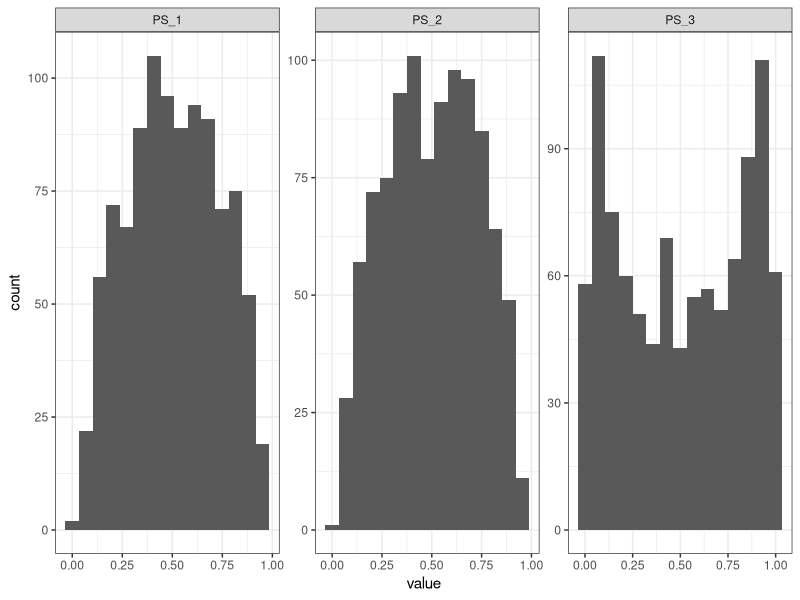
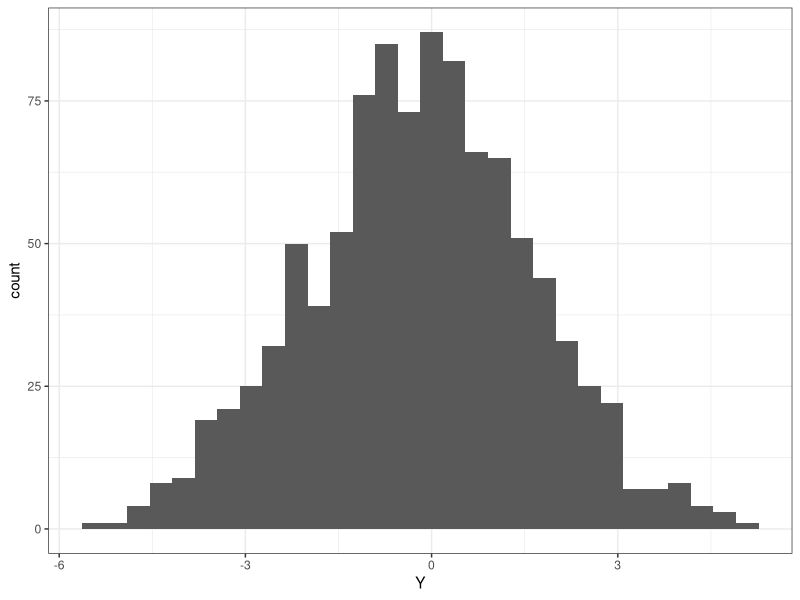
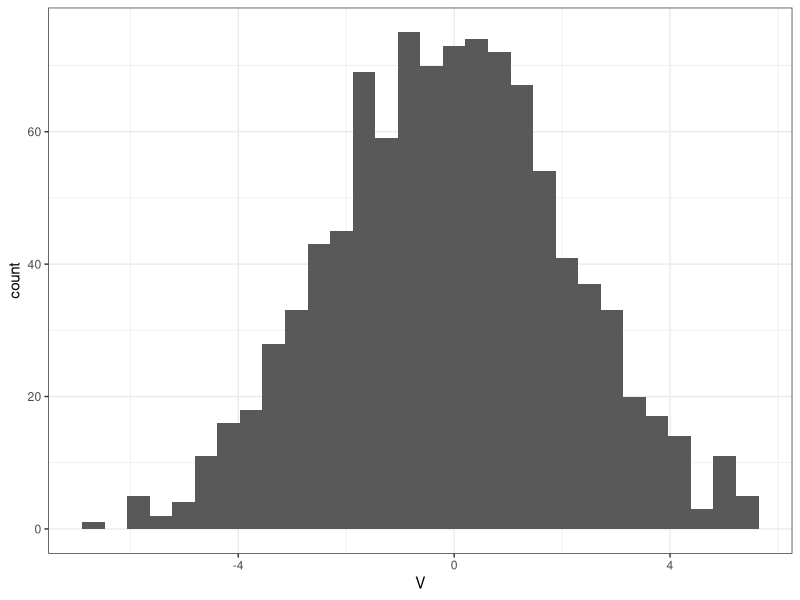
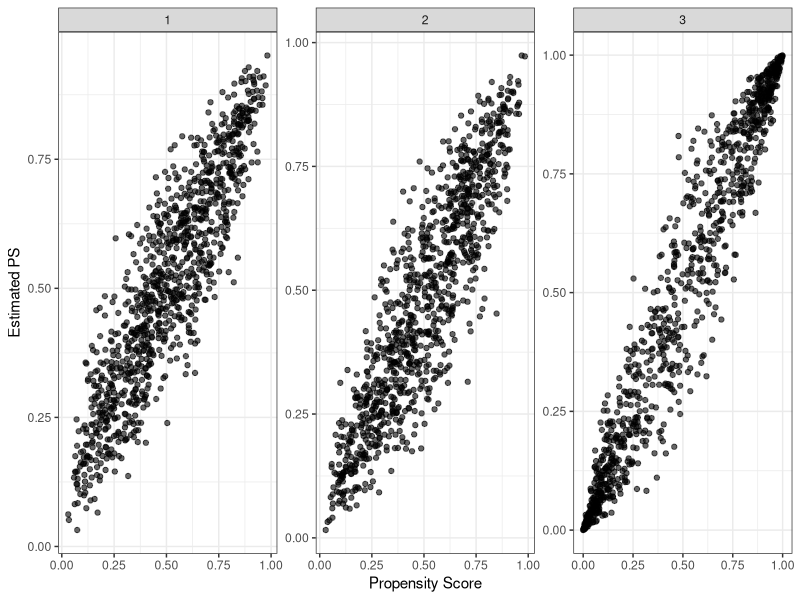
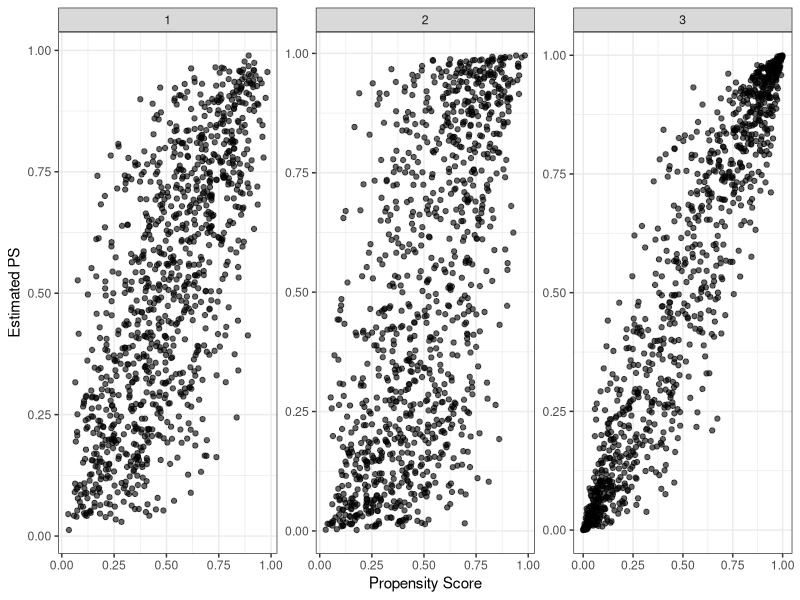

Source code (R) for these figures, in order:
## ---- chunk 1
ipw_func = function(w, t, y) {
  # t: (binary) treatment
  # w: weights
  # y: response / outcome
  
  sum( t*w*y ) / sum( t*w ) - sum( (1-t)*w*y ) / sum( (1-t)*w )
}
## ---- chunk 2
sigmoid = function(eta) {
  ifelse( eta > 0, 1 / (1 + exp(-eta)), exp(eta) / (1 + exp(eta)) )
}

library(tidyverse)
## ---- chunk 3
set.seed(123456789)

n = 1000
p = 3
U = rnorm(n)
C = rnorm(n)

alpha_u = c(0.2, 1, 1.8) ## coefficients: U -> Xs
alpha_c = c(-1, 0, 1)  ## coefficients: C -> Xs. X2 is not affected by C.
eps_x = matrix(rnorm(p*n, mean = 0, sd = 0.5), nrow = n)

## generate propensity scores PS given U and C.
PS = sigmoid(U %o% alpha_u + C %o% alpha_c + eps_x)
colnames(PS) <- paste0("PS_", seq_len(ncol(PS)))
## check the distribution of propensity scores. 
as.data.frame(PS) %>%
  mutate(row = row_number()) %>%
  pivot_longer(-row, names_to = "column", values_to = "value") %>% 
  ggplot(aes(x = value)) +
  geom_histogram(bins = 15) +
  facet_wrap(~ column, scales = "free") +
  theme_bw()

## generate X according to PS
X <- matrix(rbinom(length(PS), size = 1, prob = as.vector(PS)),
            nrow = nrow(PS), ncol = ncol(PS))
apply(X, 2, table)

## generate Y given X and C
beta_x = c(1, -1.5, 0) # intercept = 0
beta_c = -1
eps_y = rnorm(n)
Y = X %*% beta_x + beta_c*C + eps_y
## check the distribution of Y 
data.frame(Y = Y) %>%
  ggplot(aes(x = Y)) + 
  geom_histogram() + 
  theme_bw()

## generate V given X and Y
gamm_x = c(-0.3, 0.5, -0.8)
gamm_y = -1
eps_v = rnorm(n)
V <- gamm_x[1]*X[,1] + gamm_x[2]*X[,2] + gamm_x[3]*X[,3] + gamm_y * Y + eps_v
## check the distribution of V 
data.frame(V = V) %>%
  ggplot(aes(x = V)) + 
  geom_histogram() + 
  theme_bw()
## ---- chunk 4
ps_x1 <- glm(X[,1] ~ C + U, family = "binomial")
summary(ps_x1)

ps_x2 <- glm(X[,2] ~ C + U, family = "binomial")
summary(ps_x2)

ps_x3 <- glm(X[,3] ~ C + U, family = "binomial")
summary(ps_x3)

est_PS <- data.frame(
  est_1 = predict(ps_x1, type = "response"), 
  est_2 = predict(ps_x2, type = "response"), 
  est_3 = predict(ps_x3, type = "response")
)

## Draw plots to show the the estimation of propensity scores
plot_df <- map_dfr(1:3, function(j) {
  tibble(col   = j,
         PS  = as.matrix(PS)[ , j],
         est = as.matrix(est_PS)[ , j]
         )
})
ggplot(plot_df, aes(x = PS, y = est)) + 
  geom_point(alpha = 0.6) + 
  facet_wrap( ~ col, scales = "free") + 
  labs(x = "Propensity Score", y = "Estimated PS") + 
  theme_bw()

## Check the number of extreme ps (less than 0.1 or over 0.9)
apply(est_PS, 2, function(cl) {sum(cl < 0.1 | cl > 0.9)}) 
## ---- chunk 5
ipw_v1 <- rep(NA, times = ncol(X))
for (j in 1 : ncol(X)) {
  w <- ifelse( X[,j] == 1, 1/est_PS[,j], 1/(1-est_PS[,j]) )
  ipw_v1[j] <- ipw_func(w, X[,j], Y)
}
ipw_v1
(bias_v1 = ipw_v1 - beta_x)
## ---- chunk 6
trimming = function(x, lb = 0.1, ub = 0.9) {
  ifelse(x < lb, lb, ifelse(x > ub, ub, x))
}
## ---- chunk 7
ipw_v2 <- rep(NA, times = ncol(X))

est_PS_trim <- trimming(as.matrix(est_PS))
for (j in 1 : ncol(X)) {
  w <- ifelse( X[,j] == 1, 1/est_PS_trim[,j], 1/(1-est_PS_trim[,j]) )
  ipw_v2[j] <- ipw_func(w, X[,j], Y)
}
ipw_v2
(bias_v2 = ipw_v2 - beta_x)
## ---- chunk 8
compute_overlap_weight <- function(ps, t) {
  # ps: propensity score
  # t:  treatment
  stopifnot(length(ps) == length(t))
  
  ifelse(t == 1, 1-ps, ps)
}
## ---- chunk 9
ipw_v3 <- rep(NA, times = ncol(X))
for (j in 1 : ncol(X)) {
  w <- compute_overlap_weight(est_PS[,j], X[,j])
  ipw_v3[j] <- ipw_func(w, X[,j], Y)
}
ipw_v3
(bias_v3 = ipw_v3 - beta_x)
## ---- chunk 10
sum(bias_v1^2)
sum(bias_v2^2)
sum(bias_v3^2)
## ---- chunk 11
ps_x1 <- glm(X[,1] ~ C + U + V, family = "binomial")
summary(ps_x1)

ps_x2 <- glm(X[,2] ~ C + U + V, family = "binomial")
summary(ps_x2)

ps_x3 <- glm(X[,3] ~ C + U + V, family = "binomial")
summary(ps_x3)

est_PS <- data.frame(
  est_1 = predict(ps_x1, type = "response"), 
  est_2 = predict(ps_x2, type = "response"), 
  est_3 = predict(ps_x3, type = "response")
)

## Draw plots to show the the estimation of propensity scores
plot_df <- map_dfr(1:3, function(j) {
  tibble(col   = j,
         PS  = as.matrix(PS)[ , j],
         est = as.matrix(est_PS)[ , j]
         )
})
ggplot(plot_df, aes(x = PS, y = est)) + 
  geom_point(alpha = 0.6) + 
  facet_wrap( ~ col, scales = "free") + 
  labs(x = "Propensity Score", y = "Estimated PS") + 
  theme_bw()

## Check the number of extreme ps (less than 0.1 or over 0.9)
apply(est_PS, 2, function(cl) {sum(cl < 0.1 | cl > 0.9)}) 
## ---- chunk 12
ipw_v1 <- rep(NA, times = ncol(X))
for (j in 1 : ncol(X)) {
  w <- ifelse( X[,j] == 1, 1/est_PS[,j], 1/(1-est_PS[,j]) )
  ipw_v1[j] <- ipw_func(w, X[,j], Y)
}
ipw_v1
(bias_v1 = ipw_v1 - beta_x)
## ---- chunk 13
ipw_v2 <- rep(NA, times = ncol(X))

est_PS_trim <- trimming(as.matrix(est_PS))
for (j in 1 : ncol(X)) {
  w <- ifelse( X[,j] == 1, 1/est_PS_trim[,j], 1/(1-est_PS_trim[,j]) )
  ipw_v2[j] <- ipw_func(w, X[,j], Y)
}
ipw_v2
(bias_v2 = ipw_v2 - beta_x)
## ---- chunk 14
ipw_v3 <- rep(NA, times = ncol(X))
for (j in 1 : ncol(X)) {
  w <- compute_overlap_weight(est_PS[,j], X[,j])
  ipw_v3[j] <- ipw_func(w, X[,j], Y)
}
ipw_v3
(bias_v3 = ipw_v3 - beta_x)
## ---- chunk 15
#set.seed(47)
nn = 1000
cc = rnorm(nn)
epx = rnorm(nn)
epy = rnorm(nn)
epv = rnorm(nn)

aa = rnorm(1)
xx = aa * cc + epx

bbx = rnorm(1)
bbc = rnorm(1)
yy = bbx * xx + bbc * cc + epy

ggx = rnorm(1)
ggy = rnorm(1)
vv = ggx * xx + ggy * yy + epv

dat = data.frame(y = yy, x = xx, c = cc, v = vv)
dat = as.data.frame(scale(dat))

summary(lm(x ~ c + v, data = dat))
## ---- chunk 16
summary(lm(x ~ v, data = dat))
